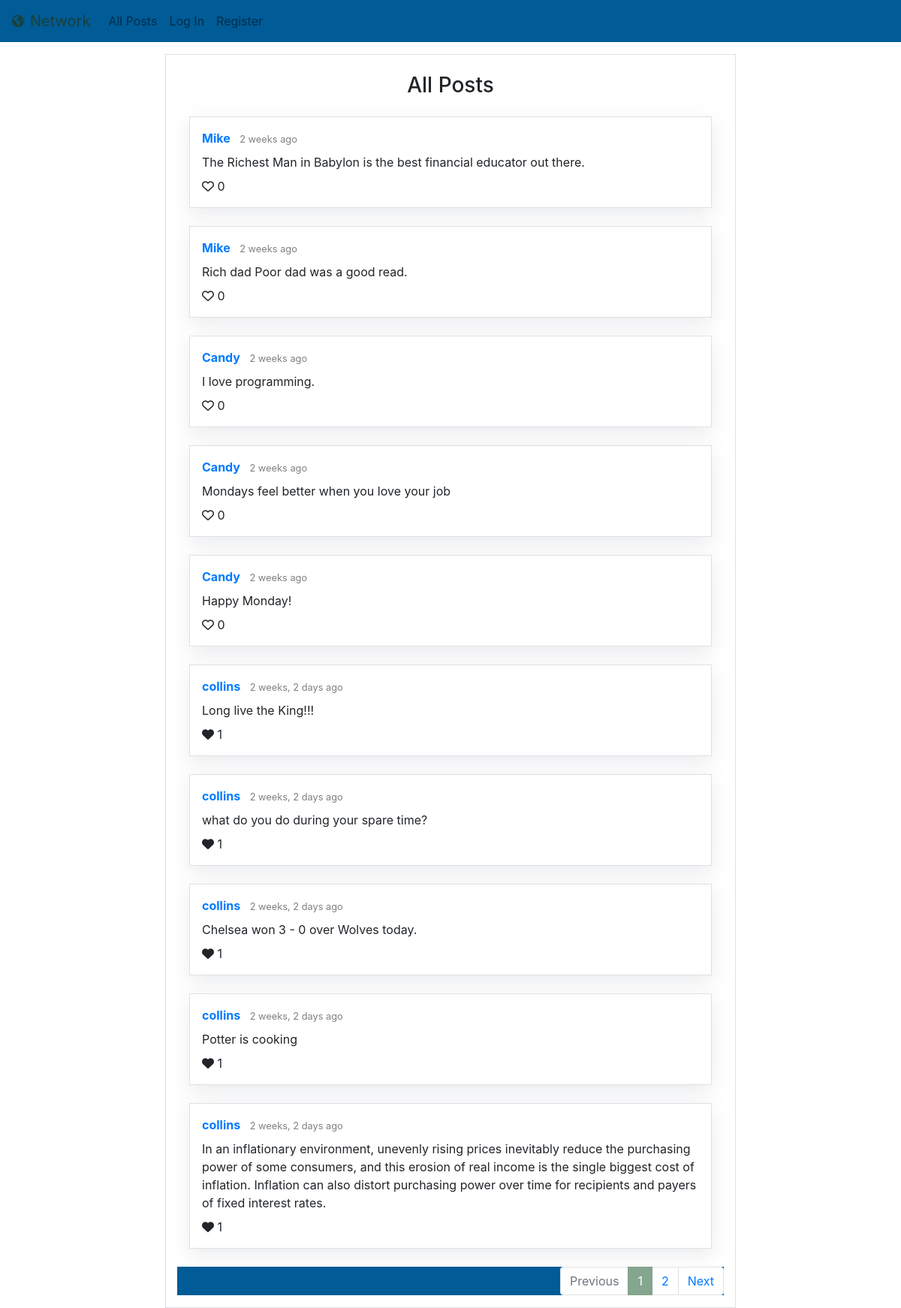
The page / on the database its author committed.
### network/models.py (models this page shows, shortened)
class Post(models.Model):
    creator = models.ForeignKey(User, on_delete=models.CASCADE, related_name="posts")
    content = models.CharField(max_length=5000)
    timeCreated = models.DateTimeField(auto_now_add=True)
    liked_by = models.ManyToManyField(User, blank=True, related_name='likes')
    def likes(self):
        return self.liked_by.all().count()
    class Meta:
        ordering = ['-timeCreated']

class User(AbstractUser):
    pass
    following = models.ManyToManyField("self", blank=True, related_name='followers', symmetrical=False)

### network/views.py (the view)
# urls.py: path("", views.index, name="index"),
def index(request):
    post = Post.objects.all()
    paginator = Paginator(post, 10) # Show 10 contacts per page.
    page_number = request.GET.get('page', 1)
    page_obj = paginator.get_page(page_number)  # the posts returned for each page is stored in page_obj
    return render(request, "network/index.html", {
        "form": PostForm(),
        "page_obj": page_obj,
        "next_url": get_next_url(page_obj),
        "previous_url": get_previous_url(page_obj)
    })

### network/util.py (called while the page is built)
def get_previous_url(page_obj):
    if page_obj.has_previous():
        previous_url = f'?page={page_obj.previous_page_number()}'
    else:
        previous_url = ''
    return previous_url

def get_next_url(page_obj):
    if page_obj.has_next():
        next_url = f"?page={page_obj.next_page_number()}"
    else:
        next_url = ''
    return next_url

### network/templates/network/index.html (shortened to what this page needs)
{% extends "network/layout.html" %}
{% block body %}
    <div class="container">
        <div class="row justify-content-center">
            <div class="col-12 col-lg-8 mt-3 bg-white border">
                <h3 class="pt-4 pb-3 text-center">All Posts</h3>
                {% include "network/posts&pagination.html" %}
            </div>
        </div>
    </div>
{% endblock %}

### network/templates/network/posts&pagination.html (shortened to what this page needs)
{% load humanize %}
{% load static %}
    {% for post in page_obj.object_list %}
    <div class="border box-shadow-posts p-3 mb-4 mx-0 mx-md-3">
        <div class="pb-2" id="post_headline_{{ post.id }}">
            <a href="{% url 'profile' post.creator.id %}" class="green-link">
                <strong>{{ post.creator }}</strong>
            </a>
            <small class="pl-2 text-black-50">{{ post.timeCreated|naturaltime }}</small>
        </div>
        <div id="post_contentgroup_{{ post.id }}">
            <p id="post_content_{{ post.id }}" class="mb-2">{{ post.content }}</p>
        </div>
        <div id="post_likes_{{ post.id }}">
            {% if user.is_authenticated %}
                <i id="post_likeicon_{{ post.id }}" data-id="{{ post.id }}" class="likeicon likeicon-user fa-heart {% if user in post.liked_by.all %}fas{% else %}far{% endif %}"></i>
            {% else %}
                <i class="likeicon fa-heart {% if post.likes != 0 %}fas{% else %}far{% endif %}"></i>
            {% endif %}
            <span id="post_likecount_{{ post.id }}">{{ post.likes }}</span>
        </div>
    </div>
    {% empty %}
    <div class="p-3 mb-4 mx-0 mx-md-3">
        No Posts Found!
    </div>
    {% endfor %}
    {% if page_obj.object_list %}
        <nav aria-label="...">
            <ul class="pagination justify-content-end">
                <li class="page-item {% if not page_obj.has_previous %} disabled {% endif %}">
                    <a class="page-link pagination-green-inactive" href="{{ previous_url }}" tabindex="-1" aria-disabled="true">Previous</a>
                </li>
                {% for n in page_obj.paginator.page_range %}
                    {% if n == page_obj.number %}
                    <li class="page-item active" aria-current="page">
                        <span class="page-link" style="border-color: #80A189; background-color: #85A68E;">
                        {{ n }}
                        </span>
                    </li>
                    {% elif n < page_obj.number|add:3 and n > page_obj.number|add:-3 %}
                    <li class="page-item">
                        <a class="page-link pagination-green-inactive" href="{{GET_params.urlencode}}?page={{ n }}">{{ n }}</a>
                    </li>
                    {% endif %}
                {% endfor %}
                <li class="page-item {% if not page_obj.has_next %} disabled {% endif %}">
                    <a class="page-link pagination-green-inactive" href="{{ next_url }}">Next</a>
                </li>
            </ul>
        </nav>
    {% endif %}

### network/static/network/styles.css (style rules this page uses)
nav { background-color: #005b96; }
.box-shadow-posts { box-shadow: rgba(149, 157, 165, 0.2) 0px 8px 24px; }

### rows shown on the page
Post: creator "Mike", timeCreated "2 weeks ago", content "The Richest Man in Babylon is the best financial educator out there.", likes "0"
Post: creator "Mike", timeCreated "2 weeks ago", content "Rich dad Poor dad was a good read.", likes "0"
Post: creator "Candy", timeCreated "2 weeks ago", content "I love programming.", likes "0"
Post: creator "Candy", timeCreated "2 weeks ago", content "Mondays feel better when you love your job", likes "0"
Post: creator "Candy", timeCreated "2 weeks ago", content "Happy Monday!", likes "0"
Post: creator "collins", timeCreated "2 weeks, 2 days ago", content "Long live the King!!!", likes "1"
Post: creator "collins", timeCreated "2 weeks, 2 days ago", content "what do you do during your spare time?", likes "1"
Post: creator "collins", timeCreated "2 weeks, 2 days ago", content "Chelsea won 3 - 0 over Wolves today.", likes "1"
Post: creator "collins", timeCreated "2 weeks, 2 days ago", content "Potter is cooking", likes "1"
Post: creator "collins", timeCreated "2 weeks, 2 days ago", content "In an inflationary environment, unevenly rising prices inevitably reduce the purchasing power of some consumers, and this erosion of real income is the single biggest cost of inflation. Inflation can also distort purchasing power over time for recipients and payers of fixed interest rates.", likes "1"

### other values the page prints
{{ n }} "1"
{{ n }} "2"
